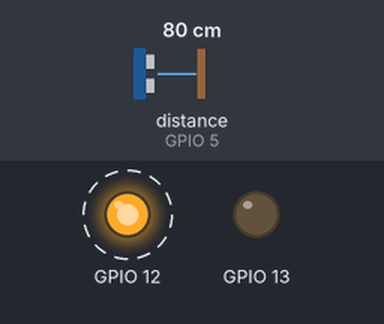
The sketch below on a simulated ESP8266 (NodeMCU). On the bench: output pins drawn as LEDs (lit = HIGH). Wiring (inferred from the names in the program): ultrasonic range finder: trigger GPIO 4; echo GPIO 5. Dashed ring = blinking. Inputs (shaded band) come from the test bench; at power-on: distance to the obstacle (sensor on GPIO 5) 80 cm. The echo pulse lasts 58.3 µs per cm; pins used as bus, display or sensor lines are not drawn; what the sketch prints to the serial monitor is not drawn.

Above: at 2.3 s.
2.4 s: distance to the obstacle (sensor on GPIO 5) set to 35 cm
5.9 s: distance to the obstacle (sensor on GPIO 5) set to 28 cm
At 6.6 s:
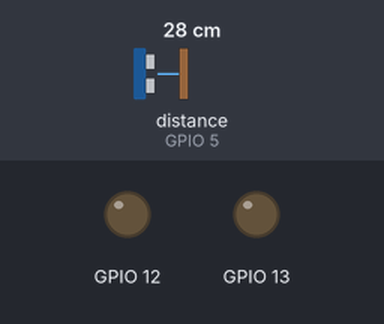
8.0 s: distance to the obstacle (sensor on GPIO 5) set to 60 cm
At 8.8 s:
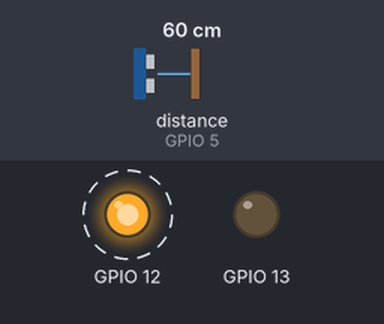
13.0 s: distance to the obstacle (sensor on GPIO 5) set to 2 cm
At 14.9 s:
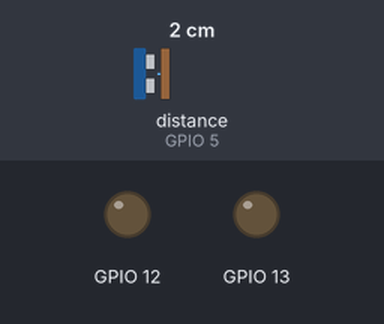
Timing chart, 0 to 16.1 s (numbered marks = the images above; inputs shaded):
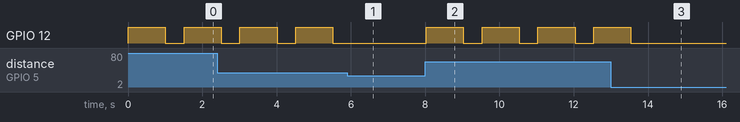

The sketch:

Water_Tank.ino
```cpp
#include<ESP8266WiFi.h>
int trigPin=4;
int echoPin=5;
long duration;
int distance;
void setup(){
  Serial.begin(115200);
  pinMode(trigPin, OUTPUT);
  pinMode(echoPin, INPUT);
  pinMode(13, OUTPUT);
  pinMode(12, OUTPUT);
  //WiFi.mode(WIFI_OFF);
}
void loop(){
  digitalWrite(trigPin, LOW);
  delayMicroseconds(2);
  digitalWrite(trigPin, HIGH);
  delayMicroseconds(10);
  digitalWrite(trigPin, LOW);

  duration=pulseIn(echoPin, HIGH);

  distance =(duration*0.034) / 2;

  /*if(distance<10.0){
    digitalWrite(12, HIGH);
  }
  else{
    digitalWrite(12, LOW);
  }*/
  Serial.print("Distance: ");
  Serial.print(distance);
  Serial.print(" cm");
  digitalWrite(12, LOW);
  if(distance>30.0){
    digitalWrite(12, HIGH);
    while(distance>10){
      duration=pulseIn(echoPin, HIGH);
      distance=(duration*0.034)/2;
    }
    digitalWrite(12,LOW);
  }
  delay(500);
}
```

Measured:
- the behaviour switches between 32 and 31 cm on distance to the obstacle (sensor on GPIO 5) (found by bisection; images 0 and 1)
- after the input at 5.9 s, GPIO 12: stays LOW (without the input it goes to HIGH after 0.12 s)
- after the input at 8.0 s, GPIO 12: alternates HIGH for 1.0 s and LOW for 0.50 s, starting at once
- after the input at 13.0 s, GPIO 12: goes on until 13.5 s, then stays LOW
- by itself, GPIO 12: alternates HIGH for 1.0 s and LOW for 0.50 s
